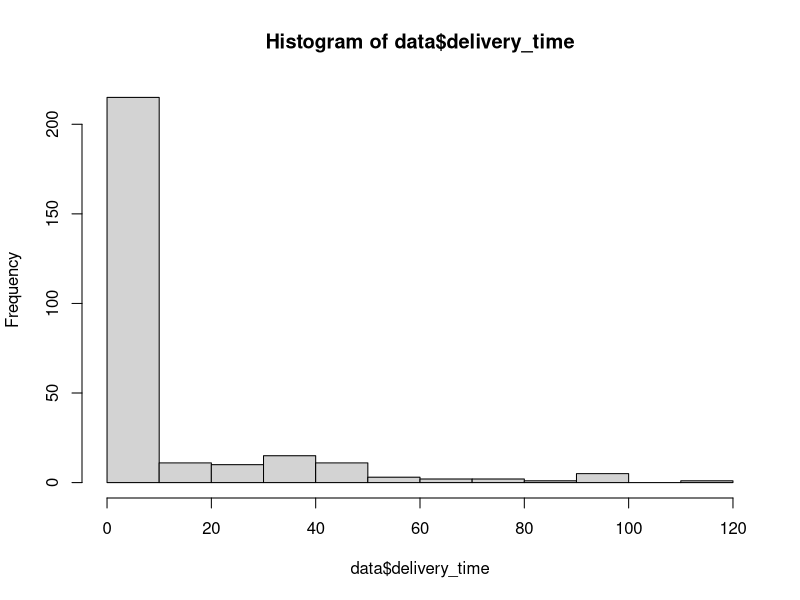

Write R code to recreate this figure.
# Business Analytics
# Data Preparation

# Load data
data = read.csv("raw_data.csv")

# Show structure of data
str(data)

# Separator is ";"
data = read.csv("raw_data.csv", sep=";")
# data = read.csv("raw_data.csv", sep=";", colClasses=c("a9"="factor"))
str(data)

# Rename columns
names(data)
names(data)[names(data) == "od"] = "order_date"
names(data)[names(data) == "dd"] = "delivery_date"
names(data)[names(data) == "a6"] = "salutation"
names(data)[names(data) == "a7"] = "date_of_birth"
names(data)[names(data) == "a8"] = "state"
names(data)[names(data) == "a9"] = "return_shipment"
str(data)

# "salutation" is a nominal attribute
table(data$salutation)
data$salutation = factor(data$salutation, labels=c("Company", "Mr.", "Mrs."))
table(data$salutation)

# "state" is a nominal attribute as well
table(data$state)
data$state = factor(data$state, labels=c("BW", "BY", "BE", "BB", "HB", "HH", "HE", "MV", "NI", "NW", "RP", "SL", "SN", "ST", "SH", "TH"))
table(data$state)

# "return_shipment" is a nominal attribute
table(data$return_shipment)
data$return_shipment = factor(data$return_shipment, labels=c("no", "yes"))
table(data$return_shipment)

# unify "size" column
table(data$size, useNA="always")
data$size[data$size == "s"] = "S"
data$size[data$size == "m"] = "M"
data$size[data$size == "l"] = "L"
data$size[data$size == "xl"] = "XL"
data$size[data$size == "xxl"] = "XXL"
data$size = factor(data$size, levels=c(levels(data$size), "XXXL"))
data$size[data$size == "xxxl"] = "XXXL"
table(data$size, useNA="always")
data$size = factor(data$size)
table(data$size, useNA="always")
# or
data$size = toupper(data$size)
table(data$size)
# convert "size" to ordinal
data$size = ordered(data$size, levels=c("S", "M", "L", "XL", "XXL", "XXXL"))
str(data)

# date attribute 
# alternative: package lubridate
table(data$order_date)
date_format = "%Y-%m-%d"
data$order_date = as.Date(data$order_date, date_format)
data$delivery_date = as.Date(data$delivery_date, date_format)
data$date_of_birth = as.Date(data$date_of_birth, date_format)
# get weekday, year, month, day and quarter of "order date"
data$order_date_weekday = weekdays(data$order_date)
data$order_date_year = as.numeric(format(data$order_date, "%Y"))
data$order_date_month = as.numeric(format(data$order_date, "%m"))
data$order_date_day = as.numeric(format(data$order_date, "%d"))
data$order_date_quarter = ceiling(as.numeric(format(data$order_date, "%m")) / 3)
str(data)

# Find missing values (only NA)
colSums(is.na(data))
# fill missing prices with average
data$price[is.na(data$price)] = mean(data$price, na.rm=TRUE)
data$tax[is.na(data$tax)] = mean(data$tax, na.rm=TRUE)
colSums(is.na(data))
# or fill missing prices with median
data$price[is.na(data$price)] = median(data$price, na.rm=TRUE)
data$tax[is.na(data$tax)] = median(data$tax, na.rm=TRUE)
colSums(is.na(data))
# or remove instances with missing price
data = data[!is.na(data$price), ]
colSums(is.na(data))

# Calculate new column "delivery time" as difference of order and delivery dates in days
data$delivery_time = as.numeric(data$delivery_date - data$order_date)
# Remove delivery and order date columns
# data$delivery_date = NULL
# data$order_date = NULL
table(data$delivery_time, useNA="ifany")
# negative delivery time is impossible
data$order_date[data$delivery_time < 0] = NA
data$delivery_date[data$delivery_time < 0] = NA
data$delivery_time[data$delivery_time < 0] = NA
table(data$delivery_time, useNA="ifany")
str(data)
sum(is.na(data$delivery_time))/length(data$delivery_time)
# remove instances with N/A delivery time
data = data[!is.na(data$delivery_time), ]
table(data$delivery_time, useNA="always")

colSums(is.na(data))



# Discretization
hist(data$delivery_time)
table(data$delivery_time, useNA="ifany")
# manual discretization
data$delivery_time_discret = factor(rep("NA", nrow(data)), levels=c("NA", "<= 5d", "> 5d"))
data$delivery_time_discret[data$delivery_time <= 5] = "<= 5d"
data$delivery_time_discret[data$delivery_time > 5] = "> 5d"
table(data$delivery_time_discret)
str(data)

# Show near zero variance attributes
library(caret)
names(data)[nearZeroVar(data, freqCut=95.0/5.0)]
table(data$salutation)
# remove "salutation"
# data$salutation = NULL
# str(data)

# Correlation
library(caret)
numeric_columns = c("price", "tax", "order_date_day", "order_date_month", "delivery_time")
numeric_columns_correlation = cor(data[, numeric_columns])
numeric_columns_correlation
# works for non-N/A only (remove N/A rows or fill with mean, median, etc)
high_cor_columns = findCorrelation(numeric_columns_correlation)
high_cor_columns
# "price" and "tax" are perfectly correlated --> remove "tax" column
data$tax = NULL
str(data)

